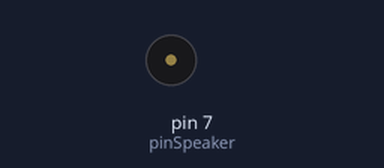
Bench run of a sketch on a simulated Arduino Uno, built with avr-gcc and run on an emulated ATmega328P. Shown: buzzer (waves = sounding).

Above: at 0.4 s.
At 7.24 s:
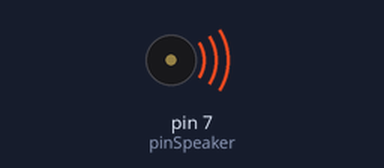
Timing chart, 0 to 7.5 s (numbered marks = the images above):
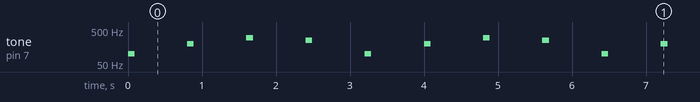

Measured:
- by itself, tone on pin 7 (pinSpeaker): repeats every 3.2 s: silent 0.71 s, 200 Hz 0.09 s, silent 0.71 s, 300 Hz 0.09 s, silent 0.71 s, 250 Hz 0.09 s, silent 0.71 s, 100 Hz 0.09 s

The sketch:

varOperation_06.ino
```cpp
int pinSpeaker = 7;
int baseFreq = 100;
int delayTime = 800;

void setup()
{

}

void loop()
{
  tone(pinSpeaker, baseFreq, 90);
  delay(delayTime);
  tone(pinSpeaker, baseFreq + 100, 90);
  delay(delayTime);
  tone(pinSpeaker, baseFreq + 200, 90);
  delay(delayTime);
  tone(pinSpeaker, baseFreq + 150, 90);
  delay(delayTime);
}
```
